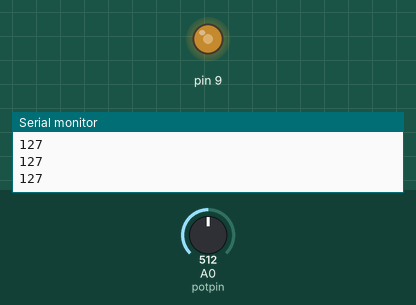
Recording of a sketch running on a simulated Arduino Uno, built with avr-gcc and run on an emulated ATmega328P. On the bench: output pins drawn as LEDs (lit = HIGH), the last lines printed to the serial monitor. The inputs (shaded band) are chosen by the test bench; at power-on: A0 (potpin) = 512.

Above: at 1.2 s.
1.3 s: A0 (potpin) set to 716
At 1.6 s:
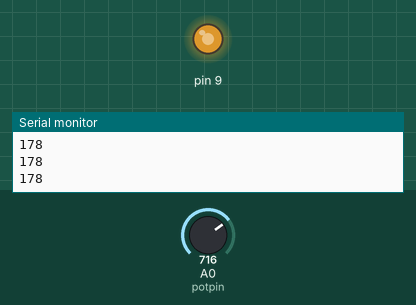
2.8 s: A0 (potpin) set to 900
At 4.0 s:
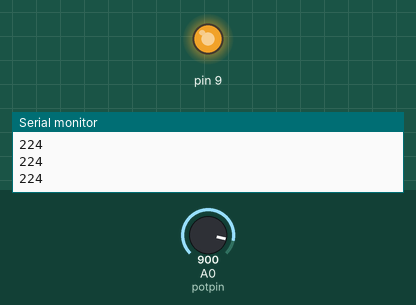
4.3 s: A0 (potpin) set to 122
At 5.5 s:
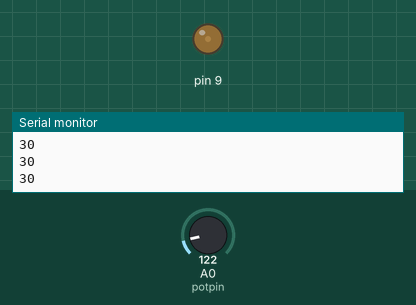
5.8 s: A0 (potpin) set to 0
At 6.8 s:
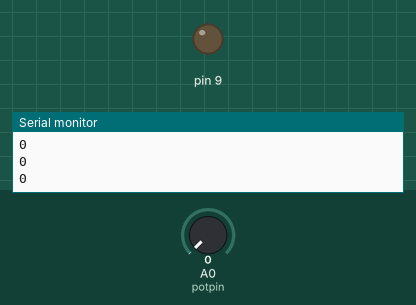
7.3 s: A0 (potpin) set to 511
At 8.1 s:
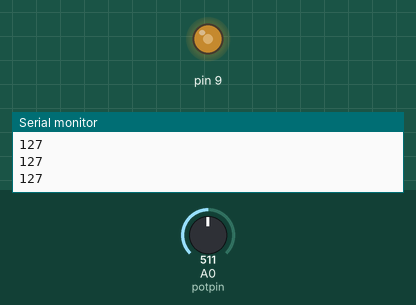
Timing chart, 0 to 9.8 s (numbered marks = the images above; inputs shaded):
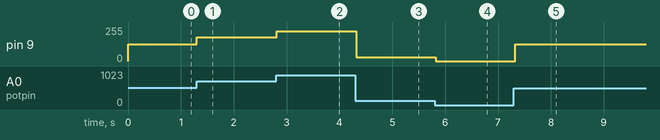

Measured:
- after the input at 1.3 s, pin 9: 127/255 → 178/255 at once
- after the input at 2.8 s, pin 9: 178/255 → 224/255 at once
- after the input at 4.3 s, pin 9: 224/255 → 30/255 at once
- after the input at 5.8 s, pin 9: 30/255 → 0/255 at once
- after the input at 7.3 s, pin 9: 0/255 → 127/255 at once

The sketch:

serial_comm_uno.ino
```cpp
#include <SoftwareSerial.h>
SoftwareSerial s(5,6);

const int potpin = A0;
int potvalue;

void setup()
{
  s.begin(9600);
  Serial.begin(9600);
  pinMode(potpin, INPUT);
}

void loop()
{
  potvalue = analogRead(potpin);
  potvalue = map(potvalue, 0, 1023, 0, 255);
  Serial.println(potvalue);
  analogWrite(9, potvalue);
  if(s.available()>0)
  {
    s.write(potvalue);
  }
  delay(100);
}
```
